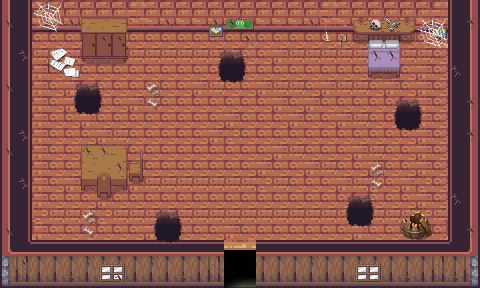

This is a level from a 2D game, rendered from its Tiled map with the project's own tilesets. A one-line summary and the map file follow, with tile-layer data summarised:
An orthogonal 30x18 tile map with 16x16 px tiles, 5 tile layers (sol, mur, meubles, meuble bis, ...), 8 tilesets and 19 objects (15x obstacle, combat, joueur, exit_house, enter_house).

<map version="1.5" tiledversion="1.7.2" orientation="orthogonal" renderorder="right-down" width="30" height="18" tilewidth="16" tileheight="16" infinite="0" nextlayerid="12" nextobjectid="20">
 <tileset firstgid="1" name="Inner" tilewidth="16" tileheight="16" tilecount="1000" columns="40">
  <image source="Inner.png" width="640" height="400" />
 </tileset>
 <tileset firstgid="1001" name="sol" tilewidth="16" tileheight="16" tilecount="540" columns="30">
  <image source="sol.gif" width="480" height="288" />
 </tileset>
 <tileset firstgid="1541" name="Overworld" tilewidth="16" tileheight="16" tilecount="1440" columns="40">
  <image source="Overworld.png" width="640" height="576" />
 </tileset>
 <tileset firstgid="2981" name="ruines" tilewidth="16" tileheight="16" tilecount="1024" columns="32">
  <image source="ruines.png" width="512" height="512" />
 </tileset>
 <tileset firstgid="4005" name="objects" tilewidth="16" tileheight="16" tilecount="660" columns="33">
  <image source="objects.png" width="528" height="320" />
 </tileset>
 <tileset firstgid="4665" name="4" tilewidth="32" tileheight="32" tilecount="210" columns="15">
  <image source="4.png" width="480" height="448" />
 </tileset>
 <tileset firstgid="4875" name="6" tilewidth="32" tileheight="32" tilecount="54" columns="9">
  <image source="6.png" width="288" height="192" />
 </tileset>
 <tileset firstgid="4929" name="interieu" tilewidth="16" tileheight="16" tilecount="1024" columns="32">
  <image source="interieu.png" width="512" height="512" />
 </tileset>
 <layer id="8" name="sol" width="30" height="18">
  <data>[540 cells, 251 non-empty, 13 distinct tile ids]</data>
 </layer>
 <layer id="1" name="mur" width="30" height="18">
  <data>[540 cells, 125 non-empty, 15 distinct tile ids]</data>
 </layer>
 <layer id="3" name="meubles" width="30" height="18">
  <data>[540 cells, 100 non-empty, 56 distinct tile ids]</data>
 </layer>
 <layer id="4" name="meuble bis" width="30" height="18">
  <data>[540 cells, 47 non-empty, 10 distinct tile ids]</data>
 </layer>
 <layer id="5" name="meuble trois" width="30" height="18">
  <data>[540 cells, 14 non-empty, 10 distinct tile ids]</data>
 </layer>
 <objectgroup id="6" name="obstacles">
  <object id="1" name="obstacle" x="0" y="0" width="32" height="288" />
  <object id="2" name="obstacle" x="32" y="0" width="416" height="60" />
  <object id="3" name="obstacle" x="448" y="0" width="32" height="288" />
  <object id="4" name="obstacle" x="32" y="240" width="188" height="48" />
  <object id="5" name="obstacle" x="368" y="44" width="32" height="24" />
  <object id="6" name="obstacle" x="260" y="240" width="188" height="48" />
  <object id="7" name="obstacle" x="220" y="64" width="24" height="16" />
  <object id="8" name="obstacle" x="396" y="112" width="24" height="16" />
  <object id="9" name="obstacle" x="348" y="208" width="24" height="16" />
  <object id="10" name="obstacle" x="156" y="224" width="24" height="12" />
  <object id="11" name="obstacle" x="76" y="96" width="24" height="16" />
  <object id="12" name="obstacle" x="84" y="148" width="40" height="28" />
  <object id="13" name="obstacle" x="132" y="164" width="8" height="8" />
  <object id="14" name="obstacle" x="100" y="180" width="8" height="12" />
  <object id="15" name="obstacle" x="404" y="216" width="24" height="20" />
  <object id="19" name="combat" x="314.863" y="119.982" width="15.2705" height="14.5433" />
 </objectgroup>
 <objectgroup id="7" name="spawn">
  <object id="16" name="joueur" x="232" y="104" width="12" height="12" />
 </objectgroup>
 <objectgroup id="10" name="sortie">
  <object id="17" name="exit_house" x="224" y="236" width="32" height="8" />
 </objectgroup>
 <objectgroup id="11" name="entrer">
  <object id="18" name="enter_house" x="224" y="216" width="32" height="12" />
 </objectgroup>
</map>
